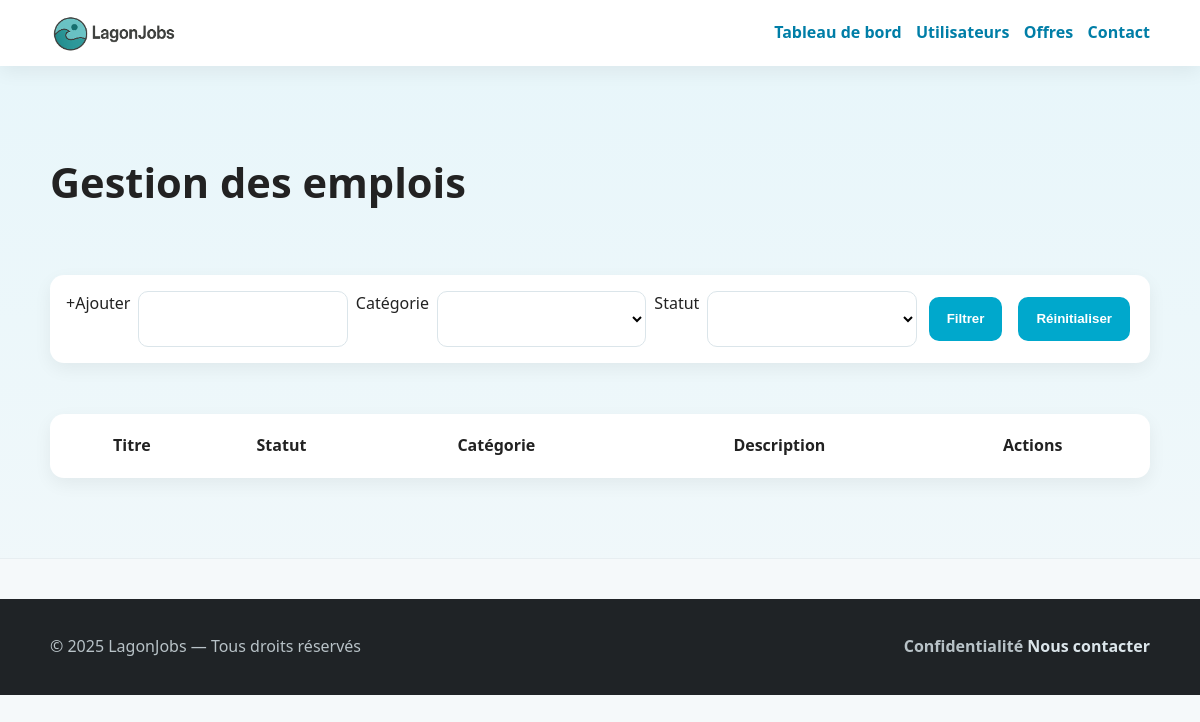
The page /BackOffice/index.php on the database as committed earlier.
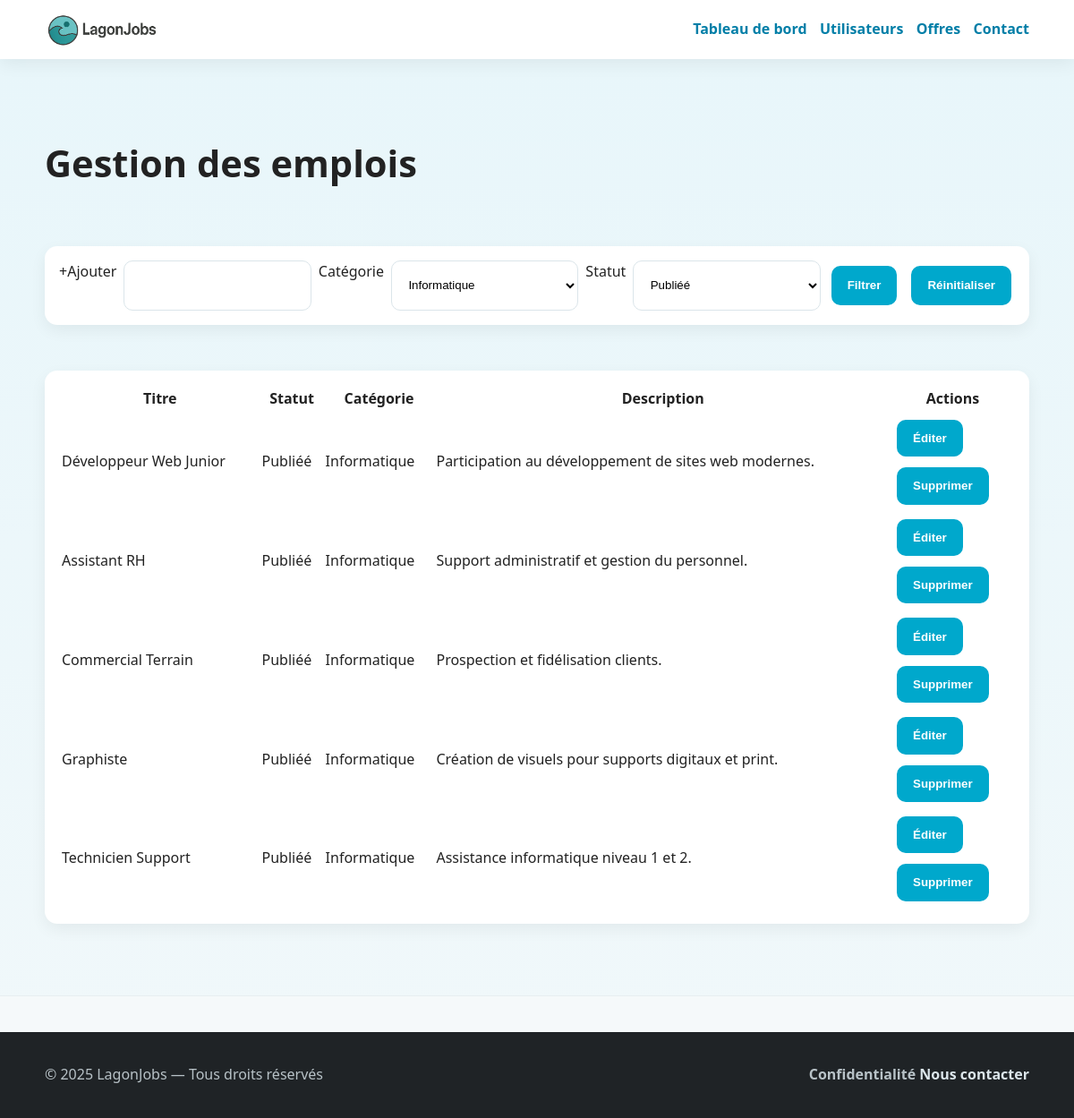
The same page on the database as committed later.
### tables this page shows
CREATE TABLE `offres` (
  `Id` int(11) NOT NULL,
  `Titre` varchar(50) NOT NULL,
  `Description` text NOT NULL,
  `Profil` varchar(100) NOT NULL,
  `Missions` varchar(100) NOT NULL,
  `Id_Ville` int(11) NOT NULL,
  `Id_Categorie` int(11) NOT NULL,
  `Id_Contrats` int(11) NOT NULL,
  `Id_ModeTravail` int(11) NOT NULL,
  `Id_Statut` int(11) NOT NULL
);

CREATE TABLE `statut` (
  `Id` int(11) NOT NULL,
  `NomStatut` varchar(50) NOT NULL
);

CREATE TABLE `categorie` (
  `Id` int(11) NOT NULL,
  `NomCategorie` varchar(50) NOT NULL
);

### BackOffice/index.php (the view, shortened to what this page needs)
<?php
require_once(__DIR__ . '/bdd.php');
$sqlQuery =
'SELECT of.Id,
of.Titre,
of.Description,
of.Missions,
of.Profil,
of.Id_Contrats,
of.Id_Ville,
of.Id_Statut,
of.Id_ModeTravail,
of.Id_Categorie,
ca.NomCategorie,
vi.NomVille,
st.NomStatut,
co.TypeContrat,
mo.NomModeTravail
FROM offres of
JOIN categorie ca on ca.Id = of.Id_Categorie
JOIN ville vi on vi.Id = of.Id_Ville
JOIN statut st on st.Id = of.Id_Statut
JOIN contrats co on co.Id = of.Id_Contrats
JOIN modetravail mo on mo.Id = of.Id_ModeTravail;';
$SelectOffres=$mysqlClient->prepare($sqlQuery);
$SelectOffres->execute();
$Offres=$SelectOffres->fetchAll();
$sqlQuery='SELECT * FROM  categorie';
$selectCat=$mysqlClient->prepare($sqlQuery);
$selectCat->execute();
$Cate=$selectCat->fetchAll();
$sqlQuery='SELECT * FROM  statut';
$selectStatut=$mysqlClient->prepare($sqlQuery);
$selectStatut->execute();
$Statut=$selectStatut->fetchAll();
?>
<!DOCTYPE html>
<html lang="en">
<head>
    <link rel="stylesheet" href="../css/style.css">
</head>
<body>
    <header class="site-header">
        <div class="container header-inner">
            <a href="index.php" class="logo">
                <img src="../img/Logo.png" alt="Logo">
            <nav class="nav">
                <a href="index.php">Tableau de bord</a>
                <a href="user.php">Utilisateurs</a>
                <a href="offre.php">Offres</a>
                <a href="contacts.php">Contact</a>
            </nav>
        </div>
    </header>
    <section class="hero">
        <div class="container">
            <h1>Gestion des emplois</h1>
            <br>
            <br>
            <div class="container card">
                <form action="index.php" method="POST" class="search-inline">
                    <label for="ajout">+Ajouter</label>
                    <input type="text" name="ajout">
                    <label for="listbox" name="categorie">Catégorie</label>
                    <select name="categorie" >
                        <?php
                        for ($i=0;$i<count($Cate);$i++) {
                            if(isset($_POST['categorie']) && $Cate[$i]['Id']===intval($_POST['categorie'])) {
                                echo "<option value=".$Cate[$i]['Id']."selected>".$Cate[$i]['NomCategorie']."</option>";
                            }else{
                                echo "<option value=".$Cate[$i]['Id'].">".$Cate[$i]['NomCategorie']."</option>";
                            }
                        } ?>
                    </select>
                    <label for="listbox" name="statut">Statut</label>
                    <select name="statut" >
                        <?php
                        for ($i=0;$i<count($Statut);$i++) {
                            if(isset($_POST['statut']) && $Statut[$i]['Id']===intval($_POST['statut'])) {
                                echo "<option value=".$Statut[$i]['Id']."selected>".$Statut[$i]['NomStatut']."</option>";
                            }else{
                                echo "<option value=".$Statut[$i]['Id'].">".$Statut[$i]['NomStatut']."</option>";
                            }
                        } ?>
                    </select>
                    <button type="submit" class="btn">Filtrer</button>
                    <button type="reset" class="btn">Réinitialiser</button>
                </form>
            </div>
            <br>
            <br>
            <table class="container card">
                <tr>
                    <th>Titre</th>
                    <th>Statut</th>
                    <th>Catégorie</th>
                    <th>Description</th>
                    <th>Actions</th>
                </tr>
                <?php
                    for ($i=0;$i<count($Offres);$i++) {
                ?>
                    <tr>
                        <td><?php echo $Offres[$i]['Titre']?></td>
                        <td><?php echo $Offres[$i]['NomStatut']?></td>
                        <td><?php echo $Offres[$i]['NomCategorie']?></td>
                        <td><?php echo $Offres[$i]['Description']?></td>
                        <td>
                            <form action="offre_edit.php" method="POST">
                                <button type="submit" class="btn">Éditer</button >
                            </form>
                            <form action="index.php" method="POST">
                                <button type="submit" class="btn">Supprimer</button >
                            </form>
                        </td>
                    </tr>
                <?php
                }
                ?>
            </table>
    </section>
    <footer class="site-footer">
        <div class="container footer-inner">
            <p>© 2025 LagonJobs — Tous droits réservés</p>
            <b> Confidentialité  <a href="contact.html">Nous contacter</a> </b>
        </div>
    </footer>
</body>
</html>

### css/style.css (style rules this page uses)
:root { --lagon:#00A8CC; --lagon-dark:#007EA7; --bg:#F5F9FA; --text:#222222; --text-2:#555555; --success:#4CAF50; --error:#E63946; --card:#ffffff; --shadow:0 6px 18px rgba(0,0,0,.06); --radius:14px; --radius-sm:10px; --space:clamp(14px, 2.8vw, 22px); }
* { box-sizing:border-box }
html,body { margin:0;padding:0 }
body { font-family: system-ui, -apple-system, "Segoe UI", Roboto, "Helvetica Neue", Arial, "Noto Sans", "Liberation Sans", sans-serif; color:var(--text); background:var(--bg); line-height:1.6; }
.container { width:min(1100px, 92vw); margin:auto }
a { color:var(--lagon-dark); text-decoration:none }
.btn { background:var(--lagon); color:#fff; padding:.7rem 1rem; border-radius:10px; display:inline-block; font-weight:600; border:2px solid var(--lagon); transition:all .2s ease; margin:6px 4px; }
.site-header { position:sticky; top:0; z-index:10; background:#fff; box-shadow:var(--shadow); }
.header-inner { display:flex; align-items:center; justify-content:space-between; padding:.8rem 0 }
.logo { display: flex; align-items: center; }
.logo img { height: 40px; width: auto; object-fit: contain; }
.nav { display:flex; gap:.9rem; align-items:center }
.nav a { font-weight:600 }
.hero { padding: clamp(40px, 8vw, 80px) 0; background: linear-gradient(180deg, #E8F6FA 0%, rgba(232,246,250,0.4) 100%); border-bottom:1px solid #e7eef1; }
.hero h1 { font-size:clamp(1.8rem, 4vw, 2.6rem); margin:.2rem 0 .5rem 0 }
.hero .card { background:var(--card); padding:1rem; border-radius:var(--radius); box-shadow:var(--shadow); }
.search-inline { display:flex; gap:.5rem; flex-wrap:wrap }
.search-inline input, .search-inline select { flex:1 1 200px; padding:.8rem .9rem; border-radius:10px; border:1px solid #dbe5ea; background:#fff; }
.search-inline .btn { padding:.8rem 1rem }
.card { background:var(--card); padding:1rem; border-radius:var(--radius); box-shadow:var(--shadow); }
.site-footer { background:#1f2326; color:#b8c2c7; margin-top:40px }
.footer-inner { display:flex; justify-content:space-between; align-items:center; padding:1.2rem 0 }
.footer-inner a { color:#dbe5ea }

Rows that differ between the two databases and show on the page:
added offres: Titre "Développeur Web Junior", Id_Statut.NomStatut "Publiéé", Id_Categorie.NomCategorie "Informatique", Description "Participation au développement de sites web modernes."
added offres: Titre "Assistant RH", Id_Statut.NomStatut "Publiéé", Id_Categorie.NomCategorie "Informatique", Description "Support administratif et gestion du personnel."
added offres: Titre "Commercial Terrain", Id_Statut.NomStatut "Publiéé", Id_Categorie.NomCategorie "Informatique", Description "Prospection et fidélisation clients."
added offres: Titre "Graphiste", Id_Statut.NomStatut "Publiéé", Id_Categorie.NomCategorie "Informatique", Description "Création de visuels pour supports digitaux et print."
added offres: Titre "Technicien Support", Id_Statut.NomStatut "Publiéé", Id_Categorie.NomCategorie "Informatique", Description "Assistance informatique niveau 1 et 2."
Other text that changed with them:
form field categorie: (not shown) → "Informatique"
form field statut: (not shown) → "Publiéé"
